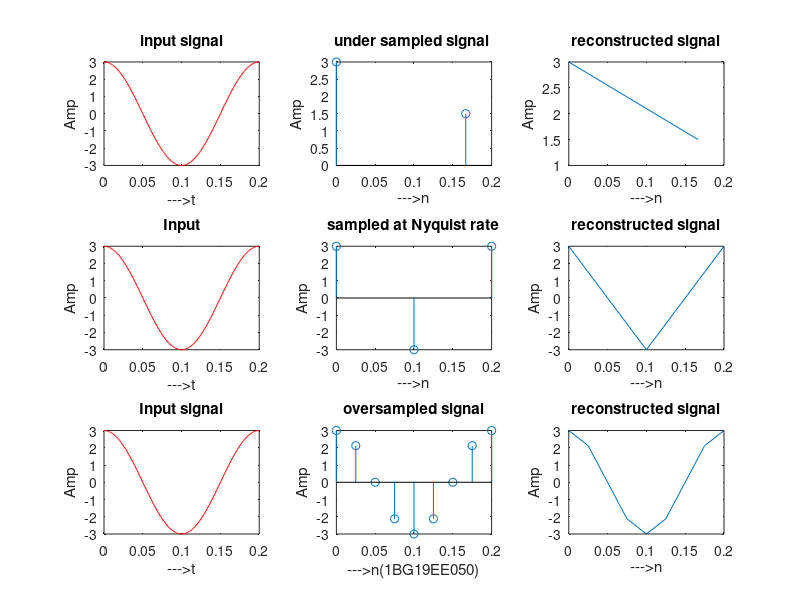
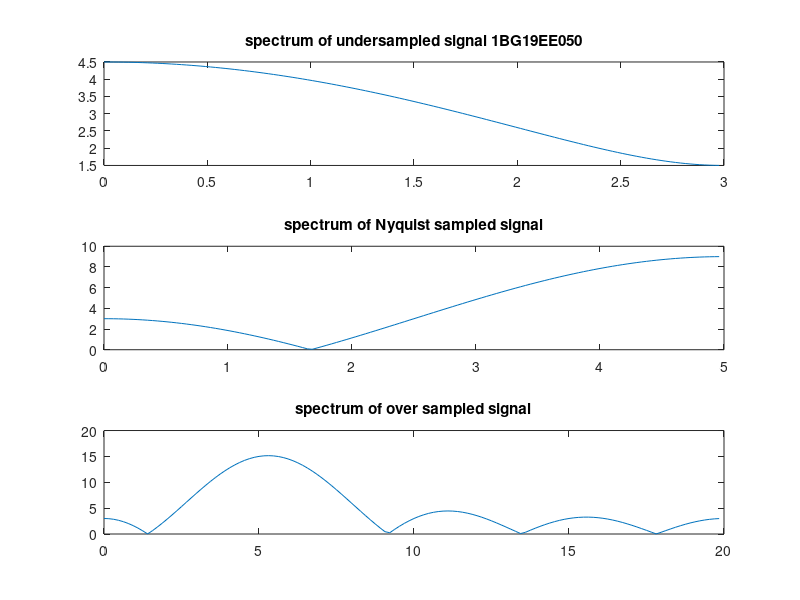

The MATLAB script that drew these images, in order:
%verification of sampling Theoram
clear;
clc;

var1=1.2;
var2=2;
var3=8;


t=0:0.001:0.2;
f1=input('Enter the freq-1 in hz:');
f2=input('Enter the freq-2 in Hz:');
f3=input('Enter the freq-3 in Hz:');
x=cos(2*pi*f1*t)+cos(2*pi*f2*t)+cos(2*pi*f3*t);

fmTemp=max(f1,f2);
fm=max(fmTemp,f3);

%analog signal sampled at fs<<2fm(under sampling)
fs1=var1*fm;
n=0:1/fs1:0.2;
x1=cos(2*pi*f1*n)+cos(2*pi*f2*n)+cos(2*pi*f3*n);
figure(1);
subplot(3,3,1);
plot(t,x,'r')
xlabel('--->t');
ylabel('Amp');
title('input signal');

subplot(3,3,2);
stem(n,x1)
xlabel('--->n');
ylabel('Amp');
title('under sampled signal ');

subplot(3,3,3);
plot(n,x1);
xlabel('--->n');
ylabel('Amp');
title('reconstructed signal');

%analog signal at fs=2fm
fs2=var2*fm;
n=0:1/fs2:0.2;
x2=cos(2*pi*f1*n)+cos(2*pi*f2*n)+cos(2*pi*f3*n);
subplot(3,3,4);
plot(t,x,'r');
xlabel('--->t');
ylabel('Amp');
title('Input');

subplot(3,3,5);
stem(n,x2)
xlabel('--->n');
ylabel('Amp');
title('sampled at Nyquist rate');

subplot(3,3,6);
plot(n,x2)
xlabel('--->n');
ylabel('Amp');
title('reconstructed signal');

%analog signal sampled at fs>>2fm
fs3=var3*fm;
n=0:1/fs3:0.2;
x3=cos(2*pi*f1*n)+cos(2*pi*f2*n)+cos(2*pi*f3*n);
subplot(3,3,7);
plot(t,x,'r')
xlabel('--->t');
ylabel('Amp');
title('Input signal');

subplot(3,3,8);
stem(n,x3)
xlabel('--->n(1BG19EE050)');
ylabel('Amp');
title('oversampled signal');

subplot(3,3,9);
plot(n,x3)
xlabel('--->n');
ylabel('Amp');
title('reconstructed signal');
%Frequency Domain sampling
figure(2)

subplot(3,1,1)
[m,w]=freqz(x1,1,128);
plot(fs1*w/(2*pi),abs(m));
title('spectrum of undersampled signal 1BG19EE050');

subplot(3,1,2);
[m,w]=freqz(x2,1,128);
plot(fs2*w/(2*pi),abs(m));
title('spectrum of Nyquist sampled signal');

subplot(3,1,3);
[m,w]=freqz(x3,1,128);
plot(fs3*w/(2*pi),abs(m));
title('spectrum of over sampled signal');